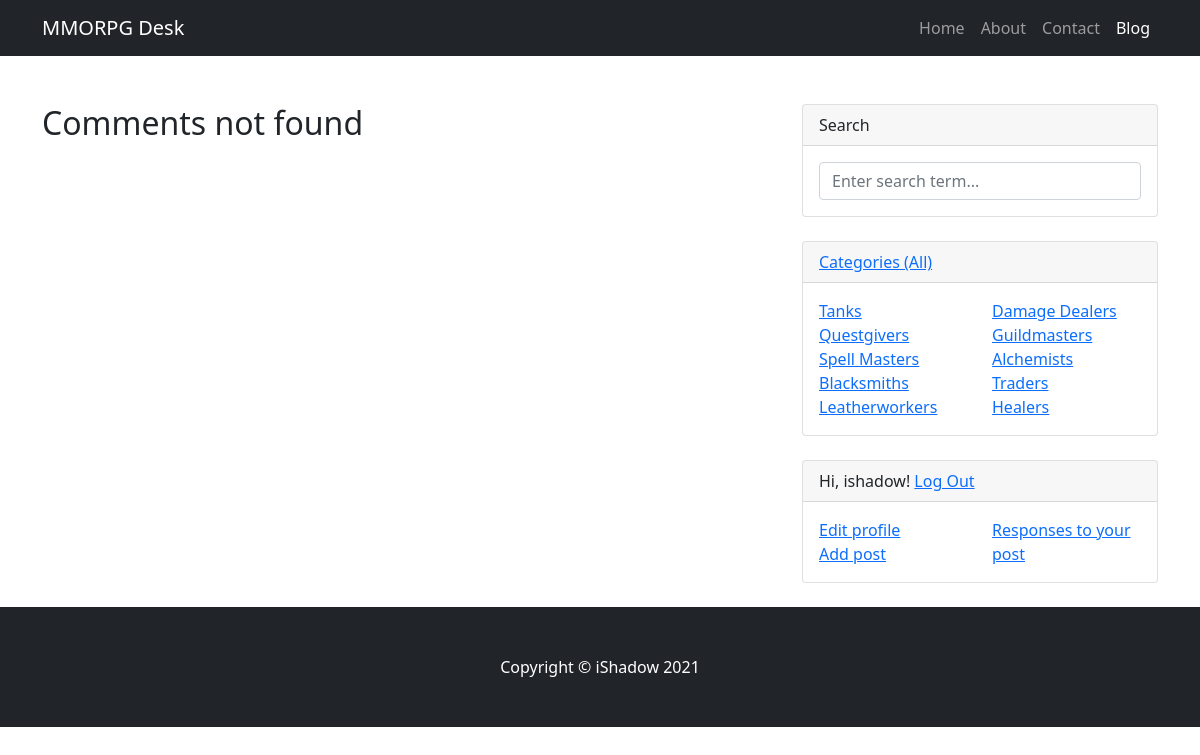
/posts/comments/ (signed in), run on an earlier commit of the app's database.
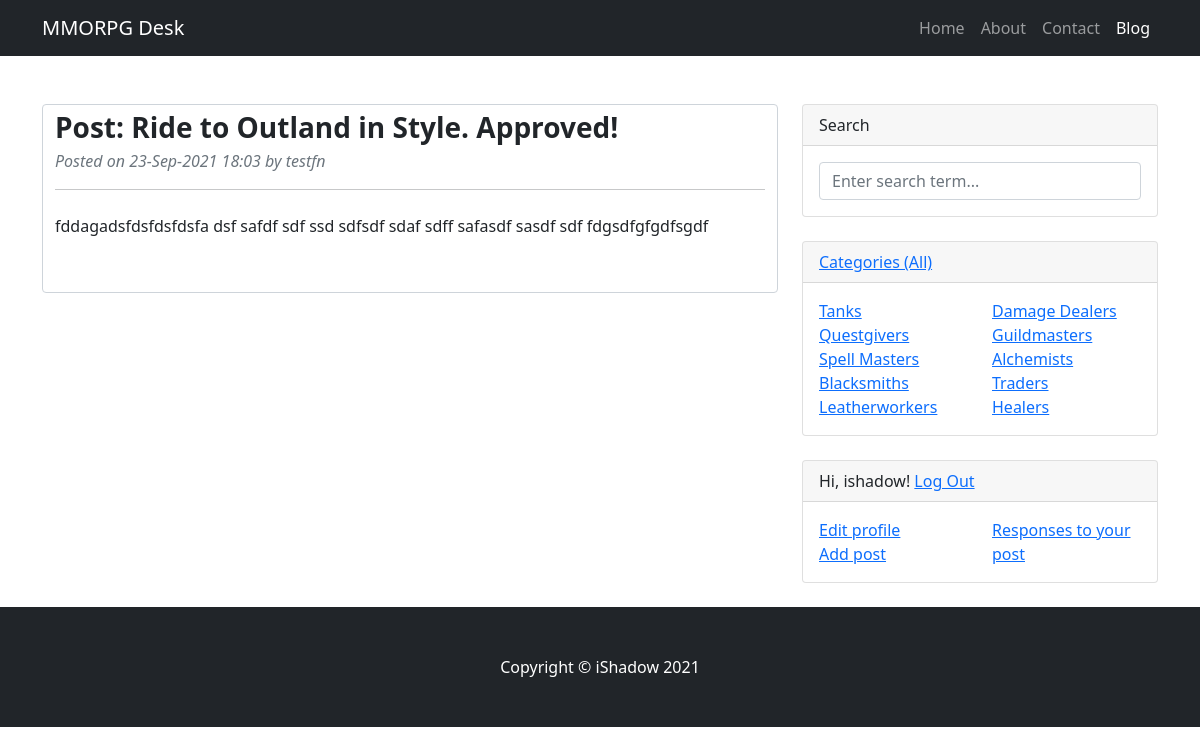
And on a later commit of the database.
### BB/models.py (models this page shows, shortened)
class Category(models.Model):
    name = models.CharField(max_length=255, unique=True)

class Comment(models.Model):
    author = models.ForeignKey(CustomUser, on_delete=models.CASCADE)
    post = models.ForeignKey(Post, on_delete=models.CASCADE)
    date_posted = models.DateTimeField(auto_now_add=True)
    content = models.TextField()
    approved = models.BooleanField(default=False)
    @property
    def post_title(self):
        return self.post.title

class Post(models.Model):
    author = models.ForeignKey(CustomUser, on_delete=models.CASCADE)
    category = models.ManyToManyField(Category, through='PostCategory')
    title = models.CharField(max_length=255)
    date_posted = models.DateTimeField(auto_now_add=True)
    content = RichTextField()
    rating = models.IntegerField(default=0)

### accounts/models.py (models this page shows)
class CustomUser(AbstractUser):
    pass

### BB/views.py (the view)
# urls.py: path('comments/', CommentListView.as_view(), name='comment_list'),
class CommentListView(LoginRequiredMixin, ListView):
    model = Comment  # указываем модель, объекты которой мы будем выводить
    template_name = 'BB/comments.html'  # указываем имя шаблона, в котором будет лежать html, в котором будут все инструкции о том, как именно пользователю должны вывестись наши объекты
    context_object_name = 'comments'  # это имя списка, в котором будут лежать все объекты, его надо указать, чтобы обратиться к самому списку объектов через html-шаблон
    form_class = CommentFormList
    def get_queryset(self):
        queryset = Comment.objects.filter(post__author=self.request.user).order_by('post', '-date_posted')
        return queryset
    def get_context_data(self, **kwargs):
        context = super().get_context_data(**kwargs)
        i = 0
        list_fh = []
        list_sh = []
        for cat in Category.objects.all():
            i += 1
            if i <= len(Category.objects.all()) / 2:
                list_fh.append(cat)
            else:
                list_sh.append(cat)
        context['categories'] = Category.objects.all()
        context['cat_fh'] = list_fh
        context['cat_sh'] = list_sh
        return context

### templates/BB/comments.html (shortened to what this page needs)
{% extends 'flatpages/default.html' %}
{% load static %}
{% load i18n %}
{% block content %}
    {% if comments %}
        {% for comment in comments %}
            {% if comment.approved %}
            <article class="form-control">
                <header class="mb-4">
                    <h3 class="fw-bolder mb-1">Post: {{ comment.post_title }}. Approved!</h3>
                    <div class="text-muted fst-italic mb-2">Posted on {{ comment.date_posted|date:'d-M-Y' }} {{ comment.date_posted|time:"H:i" }} by {{ comment.author }}</div>
                    <hr>
                </header>
                <section class="mb-5 was-validated">
                    {{ comment.content }}
                </section>
            </article>
            {% endif %}
        {% endfor %}
    {% else %}
        <h2> {% blocktrans %}Comments not found{% endblocktrans %}</h2>
    {% endif %}
{% endblock content %}
{% block cat-widget %}
    {% if cat_fh or cat_sh %}
        <div class="col-sm-6">
            <ul class="list-unstyled mb-0">
                {% for category in cat_fh %}
                    <li><a href="{% url 'category_detail' category.id %}">{{ category.name }}</a></li>
                {% endfor %}
            </ul>
        </div>
        <div class="col-sm-6">
            <ul class="list-unstyled mb-0">
                {% for category in cat_sh %}
                    <li><a href="{% url 'category_detail' category.id %}">{{ category.name }}</a></li>
                {% endfor %}
            </ul>
        </div>
    {% else %}
        <h4>Categories not found</h4>
    {% endif %}
{% endblock cat-widget %}

What changed in the data, as far as the page shows it:
added Comment: post_title "Ride to Outland in Style", date_posted "23-Sep-2021", date_posted "18:03", author "testfn", content "fddagadsfdsfdsfdsfa dsf safdf sdf ssd sdfsdf sdaf sdff safasdf sasdf sdf fdgsdfgfgdfsgdf"
Also different on the page:
text no longer shown: "Comments not found"
